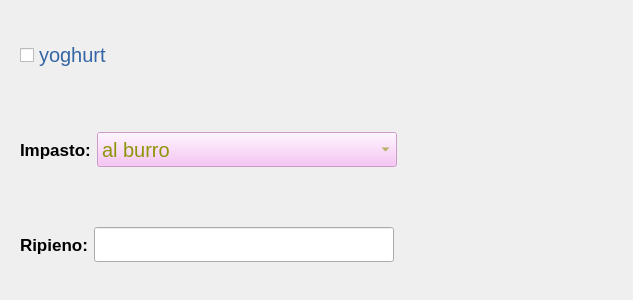
<?xml version="1.0" encoding="UTF-8"?>
<ui version="4.0">
 <class>MuffinView</class>
 <widget class="QWidget" name="MuffinView">
  <property name="geometry">
   <rect>
    <x>0</x>
    <y>0</y>
    <width>633</width>
    <height>300</height>
   </rect>
  </property>
  <property name="minimumSize">
   <size>
    <width>400</width>
    <height>0</height>
   </size>
  </property>
  <property name="windowTitle">
   <string>Form</string>
  </property>
  <layout class="QVBoxLayout" name="verticalLayout">
   <item>
    <widget class="QWidget" name="widget" native="true">
     <layout class="QHBoxLayout" name="horizontalLayout">
      <item>
       <widget class="QCheckBox" name="yoghurt">
        <property name="font">
         <font>
          <pointsize>15</pointsize>
         </font>
        </property>
        <property name="styleSheet">
         <string notr="true">color:rgb(52, 101, 164)</string>
        </property>
        <property name="text">
         <string>yoghurt</string>
        </property>
       </widget>
      </item>
      <item>
       <spacer name="horizontalSpacer">
        <property name="orientation">
         <enum>Qt::Horizontal</enum>
        </property>
        <property name="sizeHint" stdset="0">
         <size>
          <width>491</width>
          <height>20</height>
         </size>
        </property>
       </spacer>
      </item>
     </layout>
    </widget>
   </item>
   <item>
    <widget class="QWidget" name="widget_2" native="true">
     <layout class="QHBoxLayout" name="horizontalLayout_2">
      <item>
       <widget class="QLabel" name="lImpasto">
        <property name="font">
         <font>
          <pointsize>13</pointsize>
          <weight>75</weight>
          <bold>true</bold>
         </font>
        </property>
        <property name="text">
         <string>Impasto:</string>
        </property>
       </widget>
      </item>
      <item>
       <widget class="QComboBox" name="impasto">
        <property name="enabled">
         <bool>false</bool>
        </property>
        <property name="minimumSize">
         <size>
          <width>300</width>
          <height>35</height>
         </size>
        </property>
        <property name="font">
         <font>
          <pointsize>15</pointsize>
         </font>
        </property>
        <property name="styleSheet">
         <string notr="true">color: rgb(141, 149, 9);
background-color: rgba(246, 184, 242, 246);</string>
        </property>
        <item>
         <property name="text">
          <string>al burro</string>
         </property>
        </item>
        <item>
         <property name="text">
          <string>alle mandorle</string>
         </property>
        </item>
        <item>
         <property name="text">
          <string>alla vaniglia</string>
         </property>
        </item>
       </widget>
      </item>
      <item>
       <spacer name="horizontalSpacer_2">
        <property name="orientation">
         <enum>Qt::Horizontal</enum>
        </property>
        <property name="sizeHint" stdset="0">
         <size>
          <width>212</width>
          <height>20</height>
         </size>
        </property>
       </spacer>
      </item>
     </layout>
    </widget>
   </item>
   <item>
    <widget class="QWidget" name="widget_3" native="true">
     <layout class="QHBoxLayout" name="horizontalLayout_3">
      <item>
       <widget class="QLabel" name="lRipieno">
        <property name="font">
         <font>
          <pointsize>13</pointsize>
          <weight>75</weight>
          <bold>true</bold>
         </font>
        </property>
        <property name="text">
         <string>Ripieno:</string>
        </property>
       </widget>
      </item>
      <item>
       <widget class="QLineEdit" name="ripieno">
        <property name="minimumSize">
         <size>
          <width>300</width>
          <height>35</height>
         </size>
        </property>
        <property name="font">
         <font>
          <pointsize>15</pointsize>
          <weight>75</weight>
          <bold>true</bold>
         </font>
        </property>
        <property name="styleSheet">
         <string notr="true">color: rgb(173, 127, 168);</string>
        </property>
       </widget>
      </item>
      <item>
       <spacer name="horizontalSpacer_3">
        <property name="orientation">
         <enum>Qt::Horizontal</enum>
        </property>
        <property name="sizeHint" stdset="0">
         <size>
          <width>216</width>
          <height>20</height>
         </size>
        </property>
       </spacer>
      </item>
     </layout>
    </widget>
   </item>
  </layout>
 </widget>
 <resources/>
 <connections/>
</ui>
